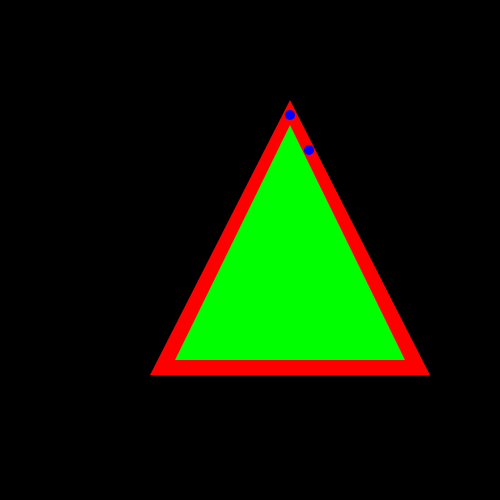
Frame 1 (no input)
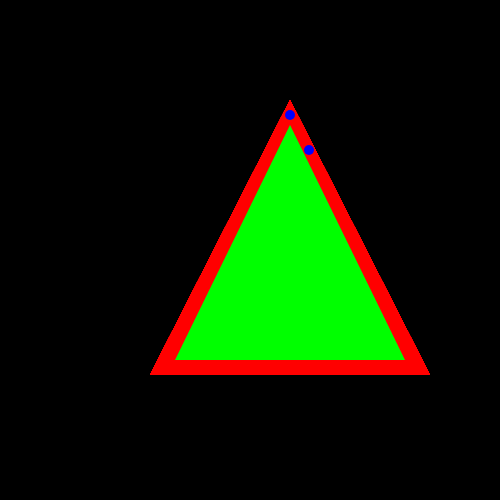
Frame 60 (no input)
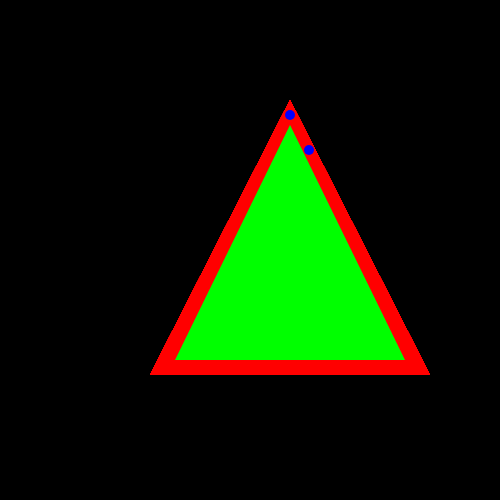
Frame 120 (the mouse pressed at the canvas centre since frame 60)

The p5.js sketch that drew these frames (run headless with seeded random() and noise() and a simulated clock; from frame 60 on, the mouse is pressed at the canvas centre):

// p5.js sketch
// ── sketch.js
var x;
var y;

function setup() {
  // put setup code here
  	createCanvas(500, 500);
    background(0);

}

function draw() {
  let x = mouseX;
  let y = mouseY;
  // put drawing code here
  print(x,y);

  noStroke();
  fill(255, 0, 0)
  triangle(150, 375, 290, 100, 430, 375);
  fill(0, 255, 0);
  triangle(175, 360, 290, 125, 405, 360);
  fill(0, 0, 255);
  circle(290, 115, 10);
  circle(309, 150, 10);
}
